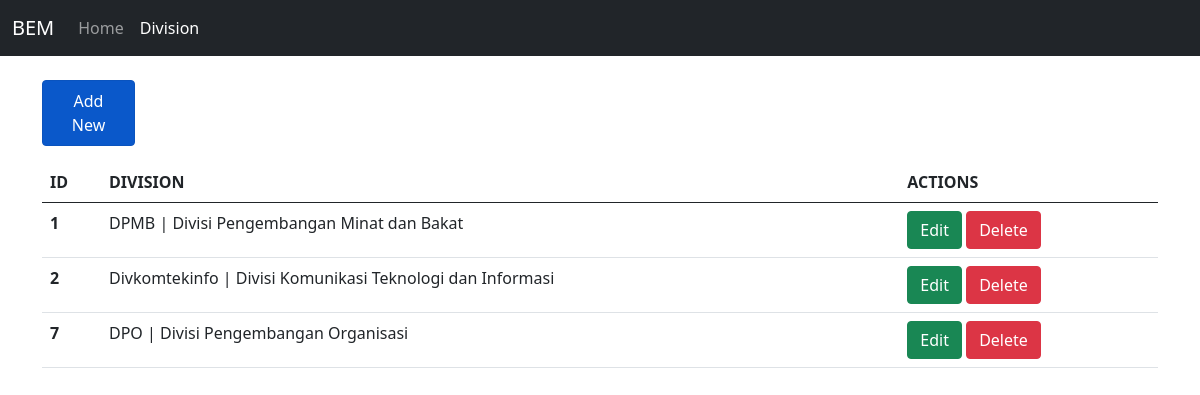
Screenshot of /tp_mvc/division.php with the database file from the repository.
### tables this page shows
CREATE TABLE `division`  (
  `id` int NOT NULL AUTO_INCREMENT,
  `name` varchar(255) NOT NULL,
  `abbr` varchar(255) NOT NULL,
  PRIMARY KEY (`id`) USING BTREE
);

### tp_mvc/controllers/Division.controller.php (called while the page is built, shortened)
<?php
include_once("views/Division.view.php");
class DivisionController {
  private $division;
  private $view;
  function __construct(){
    $this->division = new Division(Conf::$db_host, Conf::$db_user, Conf::$db_pass, Conf::$db_name);
    $this->view = new DivisionView();
  }
  public function index() {
    $this->division->open();
    $this->division->getDivision();
    $data = array();
    while($row = $this->division->getResult()){
      array_push($data, $row);
    }
    $this->view->render($data);
  }
}

### tp_mvc/models/DB.class.php (called while the page is built, shortened)
<?php
class DB
{
    var $db_host = "";
    var $db_user = "";
    var $db_pass = "";
    var $db_name = "";
    var $db_link = "";
    function __construct($db_host, $db_user, $db_pass, $db_name)
    {
        $this->db_host = $db_host;
        $this->db_user = $db_user;
        $this->db_pass = $db_pass;
        $this->db_name = $db_name;
    }
    function open()
    {
        $this->db_link = mysqli_connect($this->db_host, $this->db_user, $this->db_pass, $this->db_name);
    }
    function execute($query)
    {
        $this->result = mysqli_query($this->db_link, $query);
        return $this->result;
    }
}
?>

### tp_mvc/models/Division.class.php (called while the page is built, shortened)
<?php
class Division extends DB
{
    function getDivision()
    {
        $query = "SELECT * FROM division";
        return $this->execute($query);
    }
}

### tp_mvc/views/Division.view.php (the view, shortened to what this page needs)
<?php
  class DivisionView{
    public function render($data){
        $dataHeader = "
        <tr>
            <th>ID</th>
            <th>DIVISION</th>
            <th>ACTIONS</th>
        </tr>
        ";
        $dataDivision = null;
        foreach($data as $row){
            $dataDivision .= "
            <tr>
                <th>$row[id]</th>
                <td>$row[abbr] | $row[name]</td>
                <td>
                    <a class='btn btn-success' href='edit_division.php?id_edit=$row[id]'>Edit</a>
                    <a class='btn btn-danger' href='division.php?id_hapus=$row[id]'>Delete</a>
                </td>
            </tr>
            ";
        }
    }
  }

### rows the page displays
division: id "1", abbr "DPMB", name "Divisi Pengembangan Minat dan Bakat"
division: id "2", abbr "Divkomtekinfo", name "Divisi Komunikasi Teknologi dan Informasi"
division: id "7", abbr "DPO", name "Divisi Pengembangan Organisasi"

### other values shown
$this->content "BEM Home Division Add New"
